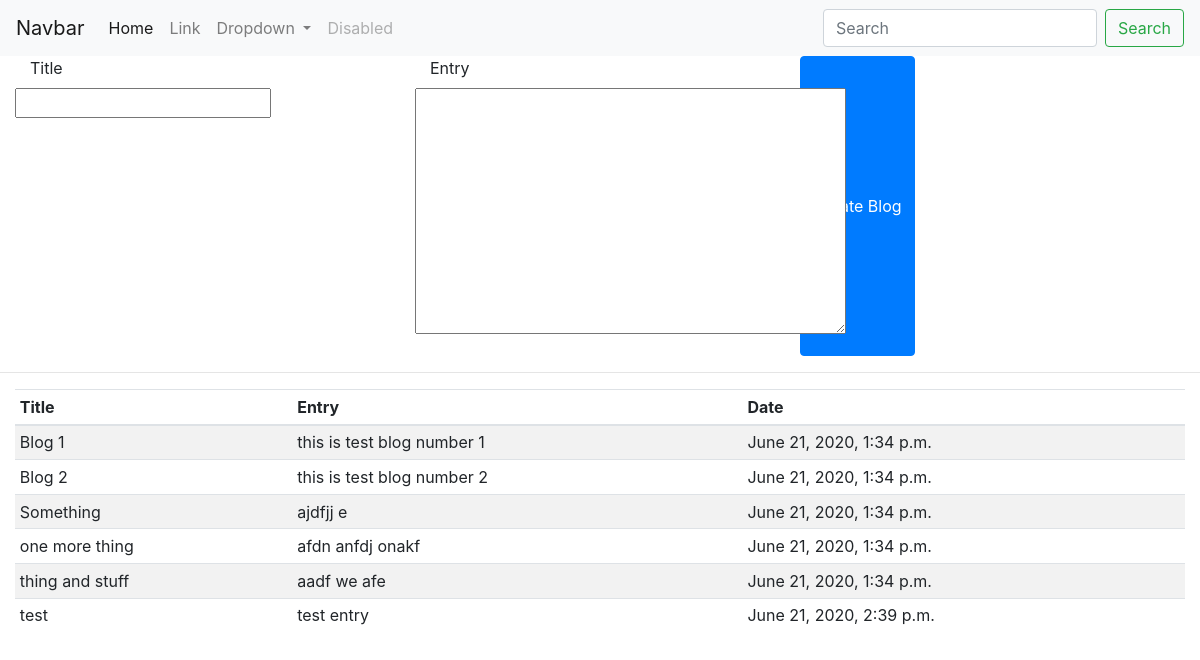
The page /blog/index/ on the database its author committed.
### blog/models.py (models this page shows)
class Blog(models.Model):
    title = models.CharField(max_length=200)
    entry = models.TextField()
    date = models.DateTimeField(auto_now=True)

### blog/views.py (the view)
# urls.py: path('index/',views.indexView, name='index'),
def indexView(request):
    form = BlogForm()
    blogs = Blog.objects.all()
    return render(request, "blog/index.html", {"form": form, "blogs": blogs})

### blog/forms.py
class BlogForm(ModelForm):
    class Meta:
        model = Blog
        fields = ['title', 'entry']

### blog/templates/blog/index.html (shortened to what this page needs)
{% extends 'portfolio/base.html' %}
{% block content %}
<div class="container-fluid">
    <form id="blog-form">
        <div class="row">
            {% for field in form %}
            <div class="form-group col-4">
                <label class="col-12">{{ field.label }}</label>
                {{ field }}
            </div>
            {% endfor %}
            <input type="submit" class="btn btn-primary" value="Create Blog" />
        </div>
</div>
<hr />
<div class="container-fluid">
    <table class="table table-striped table-sm" id="my_blogs">
        <thead>
            <tr>
                <th>Title</th>
                <th>Entry</th>
                <th>Date</th>
            </tr>
        </thead>
        <tbody>
        {% for blog in blogs %}
        <tr>
            <td>{{blog.title}}</td>
            <td>{{blog.entry}}</td>
            <td>{{blog.date}}</td>
        </tr>
        {% endfor %}
        </tbody>
    </table>
</div>
{% endblock content %}

### rows shown on the page
Blog: title "Blog 1", entry "this is test blog number 1", date "June 21, 2020, 1:34 p.m."
Blog: title "Blog 2", entry "this is test blog number 2", date "June 21, 2020, 1:34 p.m."
Blog: title "Something", entry "ajdfjj e", date "June 21, 2020, 1:34 p.m."
Blog: title "one more thing", entry "afdn anfdj onakf", date "June 21, 2020, 1:34 p.m."
Blog: title "thing and stuff", entry "aadf we afe", date "June 21, 2020, 1:34 p.m."
Blog: title "test", entry "test entry", date "June 21, 2020, 2:39 p.m."

### other values the page prints
{{ field.label }} "Title" "Entry"
